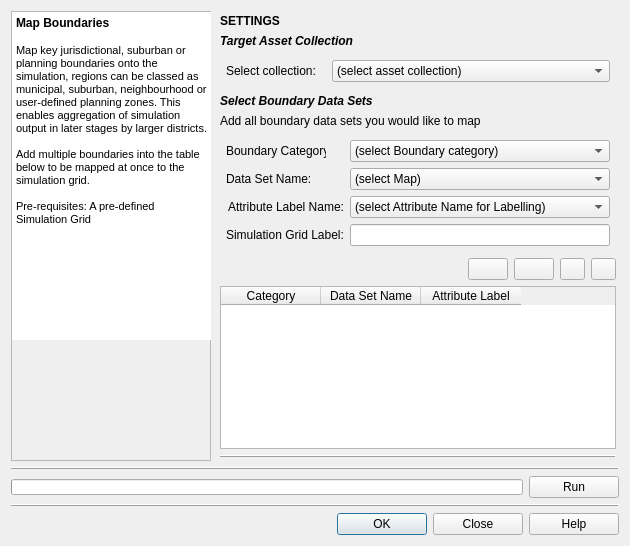
<?xml version="1.0" encoding="UTF-8"?>
<ui version="4.0">
 <class>Map_Regions</class>
 <widget class="QDialog" name="Map_Regions">
  <property name="geometry">
   <rect>
    <x>0</x>
    <y>0</y>
    <width>630</width>
    <height>546</height>
   </rect>
  </property>
  <property name="windowTitle">
   <string>Map Regions to Simulation</string>
  </property>
  <property name="windowIcon">
   <iconset resource="../../../../../Dropbox/UrbanBEATS Master Project/graphics/ubeats.qrc">
    <normaloff>:/icons/admin_border.png</normaloff>:/icons/admin_border.png</iconset>
  </property>
  <layout class="QGridLayout" name="gridLayout">
   <item row="4" column="0" colspan="2">
    <widget class="QWidget" name="buttons_widget" native="true">
     <layout class="QHBoxLayout" name="horizontalLayout">
      <property name="spacing">
       <number>6</number>
      </property>
      <property name="leftMargin">
       <number>0</number>
      </property>
      <property name="topMargin">
       <number>0</number>
      </property>
      <property name="rightMargin">
       <number>0</number>
      </property>
      <property name="bottomMargin">
       <number>0</number>
      </property>
      <item>
       <spacer name="horizontalSpacer">
        <property name="orientation">
         <enum>Qt::Horizontal</enum>
        </property>
        <property name="sizeHint" stdset="0">
         <size>
          <width>40</width>
          <height>20</height>
         </size>
        </property>
       </spacer>
      </item>
      <item>
       <widget class="QPushButton" name="ok_button">
        <property name="minimumSize">
         <size>
          <width>90</width>
          <height>0</height>
         </size>
        </property>
        <property name="whatsThis">
         <string>&lt;html&gt;&lt;head/&gt;&lt;body&gt;&lt;p&gt;Resets all parameters of this module in the current 'scenario time step' to the default values.&lt;/p&gt;&lt;/body&gt;&lt;/html&gt;</string>
        </property>
        <property name="text">
         <string>OK</string>
        </property>
        <property name="icon">
         <iconset resource="../../../../../Dropbox/UrbanBEATS Master Project/graphics/ubeats.qrc">
          <normaloff>:/icons/check.png</normaloff>:/icons/check.png</iconset>
        </property>
       </widget>
      </item>
      <item>
       <widget class="QPushButton" name="close_button">
        <property name="minimumSize">
         <size>
          <width>90</width>
          <height>0</height>
         </size>
        </property>
        <property name="text">
         <string>Close</string>
        </property>
        <property name="icon">
         <iconset resource="../../../../../Dropbox/UrbanBEATS Master Project/graphics/ubeats.qrc">
          <normaloff>:/icons/delete-icon.png</normaloff>:/icons/delete-icon.png</iconset>
        </property>
       </widget>
      </item>
      <item>
       <widget class="QPushButton" name="help_button">
        <property name="minimumSize">
         <size>
          <width>90</width>
          <height>0</height>
         </size>
        </property>
        <property name="text">
         <string>Help</string>
        </property>
        <property name="icon">
         <iconset resource="../../../../../Dropbox/UrbanBEATS Master Project/graphics/ubeats.qrc">
          <normaloff>:/icons/Help-icon.png</normaloff>:/icons/Help-icon.png</iconset>
        </property>
       </widget>
      </item>
     </layout>
    </widget>
   </item>
   <item row="0" column="0">
    <widget class="QFrame" name="frame">
     <property name="minimumSize">
      <size>
       <width>200</width>
       <height>0</height>
      </size>
     </property>
     <property name="maximumSize">
      <size>
       <width>200</width>
       <height>16777215</height>
      </size>
     </property>
     <property name="frameShape">
      <enum>QFrame::StyledPanel</enum>
     </property>
     <property name="frameShadow">
      <enum>QFrame::Raised</enum>
     </property>
     <layout class="QVBoxLayout" name="verticalLayout_6">
      <property name="spacing">
       <number>0</number>
      </property>
      <property name="leftMargin">
       <number>0</number>
      </property>
      <property name="topMargin">
       <number>0</number>
      </property>
      <property name="rightMargin">
       <number>0</number>
      </property>
      <property name="bottomMargin">
       <number>0</number>
      </property>
      <item>
       <widget class="QTextBrowser" name="description">
        <property name="minimumSize">
         <size>
          <width>200</width>
          <height>0</height>
         </size>
        </property>
        <property name="maximumSize">
         <size>
          <width>200</width>
          <height>16777215</height>
         </size>
        </property>
        <property name="frameShape">
         <enum>QFrame::NoFrame</enum>
        </property>
        <property name="frameShadow">
         <enum>QFrame::Plain</enum>
        </property>
        <property name="verticalScrollBarPolicy">
         <enum>Qt::ScrollBarAsNeeded</enum>
        </property>
        <property name="html">
         <string>&lt;!DOCTYPE HTML PUBLIC &quot;-//W3C//DTD HTML 4.0//EN&quot; &quot;http://www.w3.org/TR/REC-html40/strict.dtd&quot;&gt;
&lt;html&gt;&lt;head&gt;&lt;meta name=&quot;qrichtext&quot; content=&quot;1&quot; /&gt;&lt;style type=&quot;text/css&quot;&gt;
p, li { white-space: pre-wrap; }
&lt;/style&gt;&lt;/head&gt;&lt;body style=&quot; font-family:'MS Shell Dlg 2'; font-size:8.25pt; font-weight:400; font-style:normal;&quot;&gt;
&lt;p style=&quot; margin-top:0px; margin-bottom:0px; margin-left:0px; margin-right:0px; -qt-block-indent:0; text-indent:0px;&quot;&gt;&lt;span style=&quot; font-size:9pt; font-weight:600;&quot;&gt;Map Boundaries&lt;/span&gt;&lt;/p&gt;
&lt;p style=&quot;-qt-paragraph-type:empty; margin-top:0px; margin-bottom:0px; margin-left:0px; margin-right:0px; -qt-block-indent:0; text-indent:0px; font-size:9pt; font-weight:600;&quot;&gt;&lt;br /&gt;&lt;/p&gt;
&lt;p style=&quot; margin-top:0px; margin-bottom:0px; margin-left:0px; margin-right:0px; -qt-block-indent:0; text-indent:0px;&quot;&gt;&lt;span style=&quot; font-size:8pt;&quot;&gt;Map key jurisdictional, suburban or planning boundaries onto the simulation, regions can be classed as municipal, suburban, neighbourhood or user-defined planning zones. This enables aggregation of simulation output in later stages by larger districts.&lt;/span&gt;&lt;/p&gt;
&lt;p style=&quot;-qt-paragraph-type:empty; margin-top:0px; margin-bottom:0px; margin-left:0px; margin-right:0px; -qt-block-indent:0; text-indent:0px; font-size:8pt;&quot;&gt;&lt;br /&gt;&lt;/p&gt;
&lt;p style=&quot; margin-top:0px; margin-bottom:0px; margin-left:0px; margin-right:0px; -qt-block-indent:0; text-indent:0px;&quot;&gt;&lt;span style=&quot; font-size:8pt;&quot;&gt;Add multiple boundaries into the table below to be mapped at once to the simulation grid.&lt;/span&gt;&lt;/p&gt;
&lt;p style=&quot;-qt-paragraph-type:empty; margin-top:0px; margin-bottom:0px; margin-left:0px; margin-right:0px; -qt-block-indent:0; text-indent:0px; font-size:8pt;&quot;&gt;&lt;br /&gt;&lt;/p&gt;
&lt;p style=&quot; margin-top:0px; margin-bottom:0px; margin-left:0px; margin-right:0px; -qt-block-indent:0; text-indent:0px;&quot;&gt;&lt;span style=&quot; font-size:8pt;&quot;&gt;Pre-requisites: A pre-defined Simulation Grid&lt;/span&gt;&lt;/p&gt;&lt;/body&gt;&lt;/html&gt;</string>
        </property>
       </widget>
      </item>
      <item>
       <widget class="QLabel" name="img">
        <property name="sizePolicy">
         <sizepolicy hsizetype="Preferred" vsizetype="Fixed">
          <horstretch>0</horstretch>
          <verstretch>0</verstretch>
         </sizepolicy>
        </property>
        <property name="minimumSize">
         <size>
          <width>200</width>
          <height>120</height>
         </size>
        </property>
        <property name="maximumSize">
         <size>
          <width>200</width>
          <height>120</height>
         </size>
        </property>
        <property name="text">
         <string/>
        </property>
        <property name="pixmap">
         <pixmap resource="../../../../../Dropbox/UrbanBEATS Master Project/graphics/ubeats.qrc">:/mod_imgs/module_imgs/mod_mapregions.jpg</pixmap>
        </property>
       </widget>
      </item>
     </layout>
    </widget>
   </item>
   <item row="1" column="0" colspan="2">
    <widget class="Line" name="line_2">
     <property name="frameShadow">
      <enum>QFrame::Raised</enum>
     </property>
     <property name="orientation">
      <enum>Qt::Horizontal</enum>
     </property>
    </widget>
   </item>
   <item row="2" column="0" colspan="2">
    <widget class="QWidget" name="widget" native="true">
     <property name="minimumSize">
      <size>
       <width>0</width>
       <height>0</height>
      </size>
     </property>
     <layout class="QHBoxLayout" name="horizontalLayout_2">
      <property name="leftMargin">
       <number>0</number>
      </property>
      <property name="topMargin">
       <number>0</number>
      </property>
      <property name="rightMargin">
       <number>0</number>
      </property>
      <property name="bottomMargin">
       <number>0</number>
      </property>
      <item>
       <widget class="QProgressBar" name="progressbar">
        <property name="minimumSize">
         <size>
          <width>0</width>
          <height>16</height>
         </size>
        </property>
        <property name="maximumSize">
         <size>
          <width>16777215</width>
          <height>16</height>
         </size>
        </property>
        <property name="value">
         <number>0</number>
        </property>
        <property name="textVisible">
         <bool>false</bool>
        </property>
        <property name="orientation">
         <enum>Qt::Horizontal</enum>
        </property>
        <property name="invertedAppearance">
         <bool>false</bool>
        </property>
        <property name="textDirection">
         <enum>QProgressBar::TopToBottom</enum>
        </property>
       </widget>
      </item>
      <item>
       <widget class="QPushButton" name="run_button">
        <property name="minimumSize">
         <size>
          <width>90</width>
          <height>0</height>
         </size>
        </property>
        <property name="maximumSize">
         <size>
          <width>90</width>
          <height>16777215</height>
         </size>
        </property>
        <property name="text">
         <string>Run</string>
        </property>
        <property name="icon">
         <iconset resource="../../../../../Dropbox/UrbanBEATS Master Project/graphics/ubeats.qrc">
          <normaloff>:/icons/Play-icon.png</normaloff>:/icons/Play-icon.png</iconset>
        </property>
       </widget>
      </item>
     </layout>
    </widget>
   </item>
   <item row="0" column="1">
    <widget class="QWidget" name="parameters" native="true">
     <layout class="QVBoxLayout" name="verticalLayout">
      <property name="spacing">
       <number>6</number>
      </property>
      <property name="leftMargin">
       <number>3</number>
      </property>
      <property name="topMargin">
       <number>3</number>
      </property>
      <property name="rightMargin">
       <number>3</number>
      </property>
      <property name="bottomMargin">
       <number>3</number>
      </property>
      <item>
       <widget class="QLabel" name="title">
        <property name="text">
         <string>&lt;html&gt;&lt;head/&gt;&lt;body&gt;&lt;p&gt;&lt;span style=&quot; font-size:9pt; font-weight:600;&quot;&gt;SETTINGS&lt;/span&gt;&lt;/p&gt;&lt;/body&gt;&lt;/html&gt;</string>
        </property>
       </widget>
      </item>
      <item>
       <widget class="QLabel" name="grid_id">
        <property name="text">
         <string>&lt;html&gt;&lt;head/&gt;&lt;body&gt;&lt;p&gt;&lt;span style=&quot; font-weight:600; font-style:italic;&quot;&gt;Target Asset Collection&lt;/span&gt;&lt;/p&gt;&lt;/body&gt;&lt;/html&gt;</string>
        </property>
       </widget>
      </item>
      <item>
       <widget class="QWidget" name="gridname_box" native="true">
        <layout class="QGridLayout" name="gridLayout_7">
         <property name="leftMargin">
          <number>6</number>
         </property>
         <property name="topMargin">
          <number>6</number>
         </property>
         <property name="rightMargin">
          <number>6</number>
         </property>
         <property name="bottomMargin">
          <number>6</number>
         </property>
         <item row="0" column="1">
          <widget class="QComboBox" name="assetcol_combo">
           <item>
            <property name="text">
             <string>(select asset collection)</string>
            </property>
           </item>
          </widget>
         </item>
         <item row="0" column="0">
          <widget class="QLabel" name="assetcol_name">
           <property name="minimumSize">
            <size>
             <width>100</width>
             <height>0</height>
            </size>
           </property>
           <property name="maximumSize">
            <size>
             <width>100</width>
             <height>16777215</height>
            </size>
           </property>
           <property name="whatsThis">
            <string>Width of the square cell in the city grid in metres</string>
           </property>
           <property name="text">
            <string>Select collection:</string>
           </property>
          </widget>
         </item>
        </layout>
       </widget>
      </item>
      <item>
       <widget class="QLabel" name="boundarydata_title">
        <property name="text">
         <string>&lt;html&gt;&lt;head/&gt;&lt;body&gt;&lt;p&gt;&lt;span style=&quot; font-weight:600; font-style:italic;&quot;&gt;Select Boundary Data Sets&lt;/span&gt;&lt;/p&gt;&lt;/body&gt;&lt;/html&gt;</string>
        </property>
       </widget>
      </item>
      <item>
       <widget class="QLabel" name="boundarydata_descr">
        <property name="minimumSize">
         <size>
          <width>0</width>
          <height>0</height>
         </size>
        </property>
        <property name="maximumSize">
         <size>
          <width>16777215</width>
          <height>16777215</height>
         </size>
        </property>
        <property name="whatsThis">
         <string>Width of the square cell in the city grid in metres</string>
        </property>
        <property name="text">
         <string>Add all boundary data sets you would like to map</string>
        </property>
       </widget>
      </item>
      <item>
       <widget class="QWidget" name="boundarydata_widget" native="true">
        <layout class="QGridLayout" name="gridLayout_8">
         <property name="leftMargin">
          <number>6</number>
         </property>
         <property name="topMargin">
          <number>6</number>
         </property>
         <property name="rightMargin">
          <number>6</number>
         </property>
         <property name="bottomMargin">
          <number>6</number>
         </property>
         <item row="0" column="0">
          <widget class="QLabel" name="boundarycat_lbl">
           <property name="minimumSize">
            <size>
             <width>100</width>
             <height>0</height>
            </size>
           </property>
           <property name="maximumSize">
            <size>
             <width>100</width>
             <height>16777215</height>
            </size>
           </property>
           <property name="whatsThis">
            <string>Width of the square cell in the city grid in metres</string>
           </property>
           <property name="text">
            <string>Boundary Category:</string>
           </property>
          </widget>
         </item>
         <item row="1" column="1">
          <widget class="QComboBox" name="boundary_combo">
           <item>
            <property name="text">
             <string>(select Map)</string>
            </property>
           </item>
          </widget>
         </item>
         <item row="2" column="0">
          <widget class="QLabel" name="boundaryatt_lbl">
           <property name="text">
            <string>&lt;html&gt;&lt;head/&gt;&lt;body&gt;&lt;p align=&quot;right&quot;&gt;Attribute Label Name:&lt;/p&gt;&lt;/body&gt;&lt;/html&gt;</string>
           </property>
          </widget>
         </item>
         <item row="0" column="1">
          <widget class="QComboBox" name="boundarycat_combo">
           <item>
            <property name="text">
             <string>(select Boundary category)</string>
            </property>
           </item>
           <item>
            <property name="text">
             <string>Jurisdictional Boundaries</string>
            </property>
            <property name="icon">
             <iconset resource="../../../../../Dropbox/UrbanBEATS Master Project/graphics/ubeats.qrc">
              <normaloff>:/icons/admin_border.png</normaloff>:/icons/admin_border.png</iconset>
            </property>
           </item>
           <item>
            <property name="text">
             <string>Suburban Boundaries</string>
            </property>
            <property name="icon">
             <iconset resource="../../../../../Dropbox/UrbanBEATS Master Project/graphics/ubeats.qrc">
              <normaloff>:/icons/Simpleicons_Places_building.svg.png</normaloff>:/icons/Simpleicons_Places_building.svg.png</iconset>
            </property>
           </item>
           <item>
            <property name="text">
             <string>Planning Boundaries</string>
            </property>
            <property name="icon">
             <iconset resource="../../../../../Dropbox/UrbanBEATS Master Project/graphics/ubeats.qrc">
              <normaloff>:/icons/Very-Basic-Design-icon.png</normaloff>:/icons/Very-Basic-Design-icon.png</iconset>
            </property>
           </item>
          </widget>
         </item>
         <item row="1" column="0">
          <widget class="QLabel" name="boundarydataname_lbl">
           <property name="minimumSize">
            <size>
             <width>100</width>
             <height>0</height>
            </size>
           </property>
           <property name="maximumSize">
            <size>
             <width>100</width>
             <height>16777215</height>
            </size>
           </property>
           <property name="whatsThis">
            <string>Width of the square cell in the city grid in metres</string>
           </property>
           <property name="text">
            <string>Data Set Name:</string>
           </property>
          </widget>
         </item>
         <item row="2" column="1">
          <widget class="QComboBox" name="boundaryatt_combo">
           <item>
            <property name="text">
             <string>(select Attribute Name for Labelling)</string>
            </property>
           </item>
          </widget>
         </item>
         <item row="3" column="0">
          <widget class="QLabel" name="boundaryatt_lbl_2">
           <property name="text">
            <string>&lt;html&gt;&lt;head/&gt;&lt;body&gt;&lt;p&gt;Simulation Grid Label:&lt;/p&gt;&lt;/body&gt;&lt;/html&gt;</string>
           </property>
          </widget>
         </item>
         <item row="3" column="1">
          <widget class="QLineEdit" name="lineEdit">
           <property name="text">
            <string/>
           </property>
          </widget>
         </item>
        </layout>
       </widget>
      </item>
      <item>
       <widget class="QWidget" name="widget_2" native="true">
        <layout class="QHBoxLayout" name="horizontalLayout_3">
         <property name="leftMargin">
          <number>0</number>
         </property>
         <property name="topMargin">
          <number>0</number>
         </property>
         <property name="rightMargin">
          <number>0</number>
         </property>
         <property name="bottomMargin">
          <number>0</number>
         </property>
         <item>
          <spacer name="horizontalSpacer_2">
           <property name="orientation">
            <enum>Qt::Horizontal</enum>
           </property>
           <property name="sizeHint" stdset="0">
            <size>
             <width>40</width>
             <height>20</height>
            </size>
           </property>
          </spacer>
         </item>
         <item>
          <widget class="QPushButton" name="add">
           <property name="toolTip">
            <string>&lt;html&gt;&lt;head/&gt;&lt;body&gt;&lt;p&gt;Add boundary to the list&lt;/p&gt;&lt;/body&gt;&lt;/html&gt;</string>
           </property>
           <property name="text">
            <string/>
           </property>
           <property name="icon">
            <iconset resource="../../../../../Dropbox/UrbanBEATS Master Project/graphics/ubeats.qrc">
             <normaloff>:/icons/add-icon.png</normaloff>:/icons/add-icon.png</iconset>
           </property>
          </widget>
         </item>
         <item>
          <widget class="QPushButton" name="remove">
           <property name="toolTip">
            <string>&lt;html&gt;&lt;head/&gt;&lt;body&gt;&lt;p&gt;Remove selected table entry from the list&lt;/p&gt;&lt;/body&gt;&lt;/html&gt;</string>
           </property>
           <property name="text">
            <string/>
           </property>
           <property name="icon">
            <iconset resource="../../../../../Dropbox/UrbanBEATS Master Project/graphics/ubeats.qrc">
             <normaloff>:/icons/minus.png</normaloff>:/icons/minus.png</iconset>
           </property>
          </widget>
         </item>
         <item>
          <widget class="QPushButton" name="up">
           <property name="maximumSize">
            <size>
             <width>25</width>
             <height>16777215</height>
            </size>
           </property>
           <property name="toolTip">
            <string>&lt;html&gt;&lt;head/&gt;&lt;body&gt;&lt;p&gt;Change order of boundaries in list, move up&lt;/p&gt;&lt;/body&gt;&lt;/html&gt;</string>
           </property>
           <property name="text">
            <string/>
           </property>
           <property name="icon">
            <iconset resource="../../../../../Dropbox/UrbanBEATS Master Project/graphics/ubeats.qrc">
             <normaloff>:/icons/up_arrow.png</normaloff>:/icons/up_arrow.png</iconset>
           </property>
          </widget>
         </item>
         <item>
          <widget class="QPushButton" name="down">
           <property name="maximumSize">
            <size>
             <width>25</width>
             <height>16777215</height>
            </size>
           </property>
           <property name="toolTip">
            <string>&lt;html&gt;&lt;head/&gt;&lt;body&gt;&lt;p&gt;Change order of boundaries in list, move down&lt;/p&gt;&lt;/body&gt;&lt;/html&gt;</string>
           </property>
           <property name="text">
            <string/>
           </property>
           <property name="icon">
            <iconset resource="../../../../../Dropbox/UrbanBEATS Master Project/graphics/ubeats.qrc">
             <normaloff>:/icons/down-arrow.png</normaloff>:/icons/down-arrow.png</iconset>
           </property>
          </widget>
         </item>
        </layout>
       </widget>
      </item>
      <item>
       <widget class="QTableWidget" name="boundarytable">
        <column>
         <property name="text">
          <string>Category</string>
         </property>
        </column>
        <column>
         <property name="text">
          <string>Data Set Name</string>
         </property>
        </column>
        <column>
         <property name="text">
          <string>Attribute Label</string>
         </property>
        </column>
       </widget>
      </item>
      <item>
       <widget class="Line" name="line">
        <property name="frameShadow">
         <enum>QFrame::Raised</enum>
        </property>
        <property name="orientation">
         <enum>Qt::Horizontal</enum>
        </property>
       </widget>
      </item>
     </layout>
    </widget>
   </item>
   <item row="3" column="0" colspan="2">
    <widget class="Line" name="line_3">
     <property name="frameShadow">
      <enum>QFrame::Raised</enum>
     </property>
     <property name="orientation">
      <enum>Qt::Horizontal</enum>
     </property>
    </widget>
   </item>
  </layout>
 </widget>
 <resources>
  <include location="../../../../../Dropbox/UrbanBEATS Master Project/graphics/ubeats.qrc"/>
 </resources>
 <connections/>
</ui>
